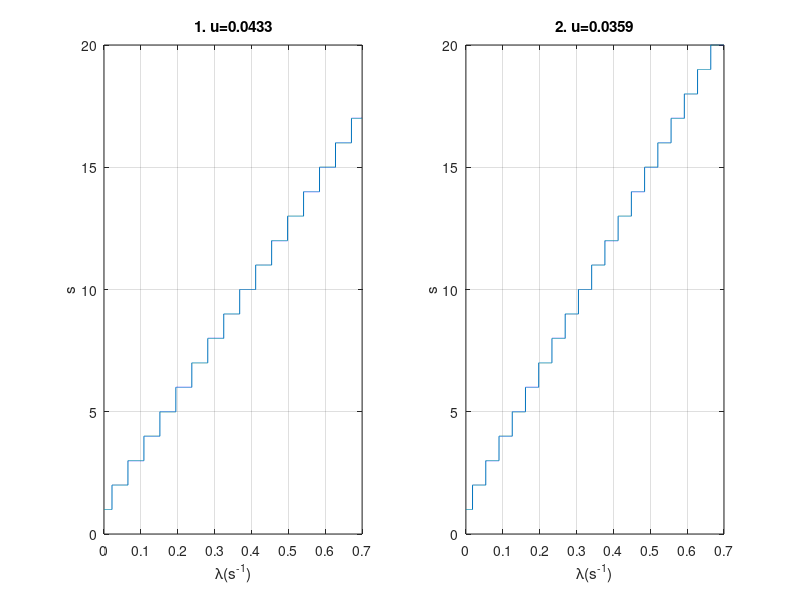

MATLAB code for this plot:
X=zeros(1,10000);
Y=zeros(1,10000);
dx=0.00007;
%draw figure 1 to show the relation between s and lamda on
%condition that 'u=0.0433'
u=0.0433;
for i=1:10000
    X(i)=i*dx;
    Y(i)=ceil(i*dx/u-0.5)+1;
end
subplot(1,2,1);
plot(X,Y);
grid on;
xlabel('\lambda(s^-^1)');
ylabel('s');
title('1. u=0.0433');

%draw figure 1 to show the relation between s and lamda on
%condition that 'u=0.0359'
u=0.0359;
for i=1:10000
    X(i)=i*dx;
    Y(i)=ceil(i*dx/u-0.5)+1;
end
subplot(1,2,2);
plot(X,Y);
grid on;
xlabel('\lambda(s^-^1)');
ylabel('s');
title('2. u=0.0359');